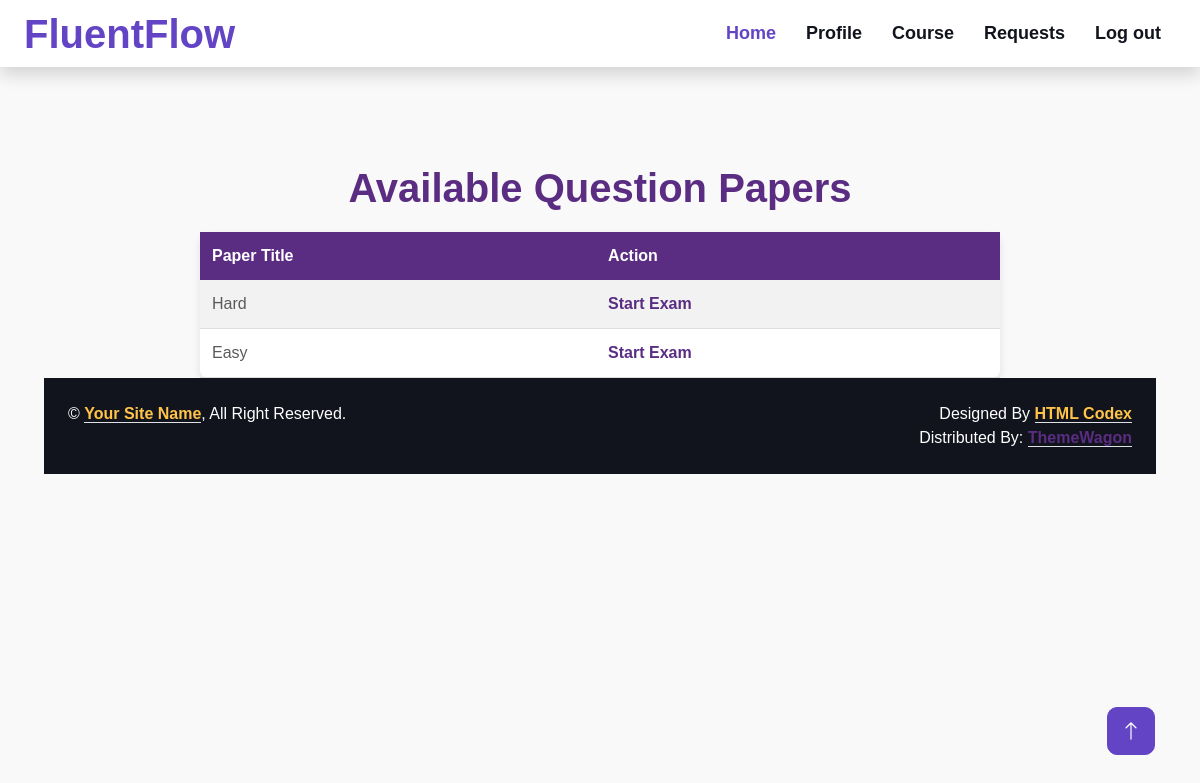
The app's page /Project/User/Exam.php (signed in) with its own data.
### tables this page shows
CREATE TABLE `tbl_questionpaper` (
  `questionpaper_id` int(11) NOT NULL,
  `questionpaper_date` varchar(20) NOT NULL,
  `tutor_id` int(11) NOT NULL,
  `questionpaper_status` int(11) NOT NULL DEFAULT 0,
  `language_id` int(11) NOT NULL,
  `questionpaper_name` varchar(50) NOT NULL
);

### Project/User/Exam.php (the view, shortened to what this page needs)
<?php
include('../Assests/connection/connection.php');
include('Header.php');
$selQry = "SELECT * FROM tbl_questionpaper";
$result = $con->query($selQry);
?>
<!DOCTYPE html>
<html lang="en">
<head>
</head>
<body>
    <h1>Available Question Papers</h1>
    <table>
        <tr>
            <th>Paper Title</th>
            <th>Action</th>
        </tr>
        <?php while ($paper = $result->fetch_assoc()) { ?>
        <tr>
            <td><?php echo htmlspecialchars($paper['questionpaper_name']); ?></td>
            <td><a href="questions.php?paperID=<?php echo htmlspecialchars($paper['questionpaper_id']); ?>">Start Exam</a></td>
        </tr>
        <?php } ?>
    </table>
</body>
</html>
<?php
include('Footer.php');
?>

### Project/Assests/Templates/Main/css/style.css (style rules this page uses)
:root { --primary: #6244C5; --secondary: #FFC448; --light: #FAFAFB; --dark: #12141D; }

### Project/User/Exam.php (style rules this page uses)
body { font-family: Arial, sans-serif; background-color: #f9f9f9; margin: 0; padding: 20px; }
h1 { color: #5a2d82; text-align: center; margin-bottom: 20px; }
table { width: 100%; border-collapse: collapse; margin: 0 auto; max-width: 800px; background-color: #ffffff; border-radius: 8px; box-shadow: 0 4px 8px rgba(0, 0, 0, 0.1); }
th { background-color: #5a2d82; color: #ffffff; padding: 12px; text-align: left; }
td { padding: 12px; text-align: left; border-bottom: 1px solid #ddd; }
tr:nth-child(even) { background-color: #f2f2f2; }
a { color: #5a2d82; text-decoration: none; font-weight: bold; }

### records on screen
tbl_questionpaper: questionpaper_name "Hard"
tbl_questionpaper: questionpaper_name "Easy"
